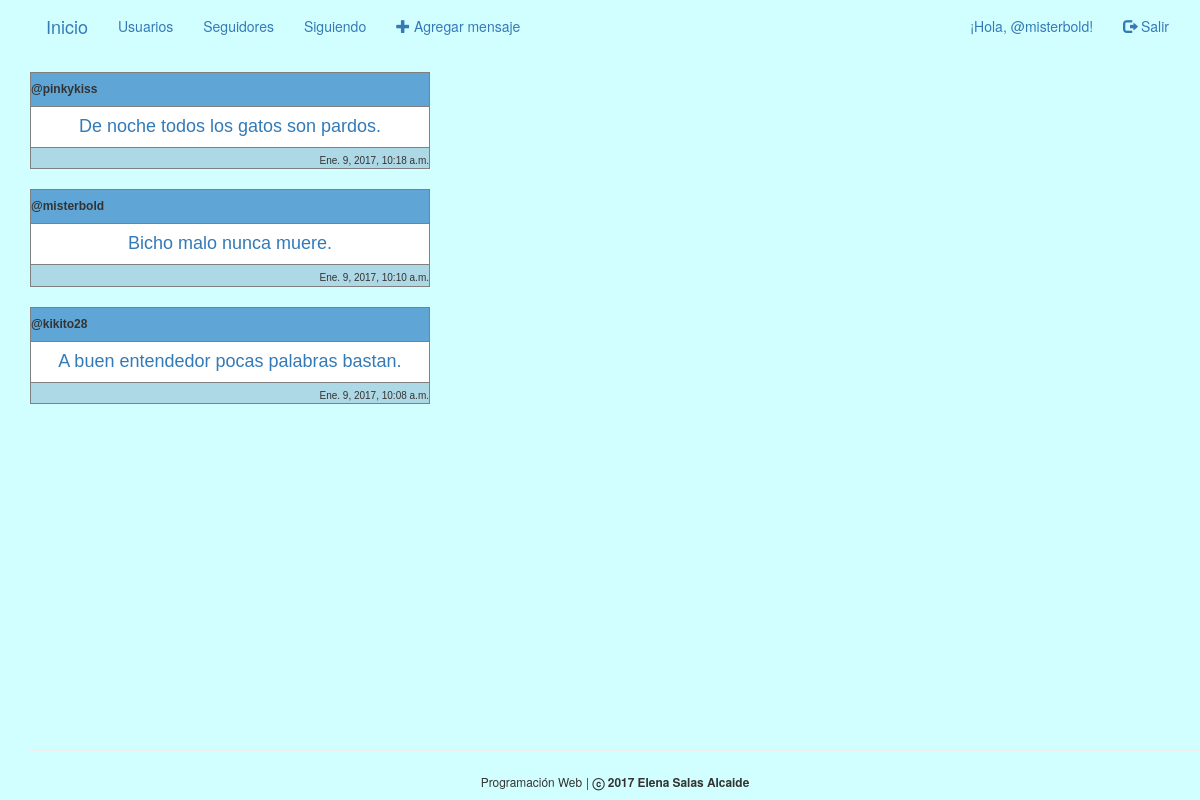
The page / (signed in) on the database its author committed.
### gestion/models.py (models this page shows, shortened)
class Follow(models.Model):
    follower = models.ForeignKey(User, related_name="who_follows")
    followed = models.ForeignKey(User, related_name="who_is_followed")
    follow_time = models.DateTimeField(auto_now=True)

class Message(models.Model):
    author = models.ForeignKey(User)
    text = models.CharField(max_length=140, default='')
    created_date = models.DateTimeField(default=timezone.now)
    published_date = models.DateTimeField(blank=True, null=True)

### gestion/views.py (the view)
# urls.py: url(r'^$', views.message_list, name='index'),
@login_required(login_url='login')
def message_list(request):
    messages = Message.objects.filter(published_date__lte=timezone.now()).order_by('-published_date')
    followed_users = Follow.objects.filter(follower=request.user)
    usuario = UserProfile.objects.get(user=request.user)
    return render(request, 'gestion/message_list.html', {'messages': messages, 'followed_users': followed_users, 'usuario': usuario})

### gestion/templates/gestion/message_list.html (shortened to what this page needs)
{% extends "gestion/base.html" %}
{% load staticfiles %}
{% block content %}
{% for m in messages %}
  {% if m.author == usuario.user %}
  <table width="400" cellspacing="1" cellpadding="3" border="1" bgcolor="#165480">
    <tr>
       <td bgcolor="#5FA6D7" align="left">
    <font size=1 face="verdana, arial, helvetica">
    <h6><b>@{{ m.author }}</b></h6>
    </font>
       </td>
    </tr>
    <tr>
        <td bgcolor="#ffffff" align="center">
       <font face="verdana, arial, helvetica" size=1>
         <h4><a href="{% url 'detalle_mensaje' pk=m.pk %}">{{ m.text }}</a></h4>
       </font>
       </td>
    </tr>
    <tr>
        <td bgcolor="#ADD8E6" align="right">
       <font face="verdana, arial, helvetica" size=1>
         {{ m.published_date }}
       </font>
       </td>
    </tr>
  </table>
  {% endif %}
  {% for f in followed_users%}
    {% if m.author == f.followed %}
    <table width="400" cellspacing="1" cellpadding="3" border="1" bgcolor="#165480">
      <tr>
         <td bgcolor="#5FA6D7" align="left">
      <font size=1 face="verdana, arial, helvetica">
          <h6><b>@{{ m.author }}</b></h6>
      </font>
         </td>
      </tr>
      <tr>
          <td bgcolor="#ffffff" align="center">
         <font face="verdana, arial, helvetica" size=1>
        <h4><a href="{% url 'detalle_mensaje' pk=m.pk %}">{{ m.text }}</a></h4>
      </font>
      </td>
   </tr>
   <tr>
       <td bgcolor="#ADD8E6" align="right">
      <font face="verdana, arial, helvetica" size=1>
        {{ m.published_date }}
      </font>
      </td>
   </tr>
 </table>
    {% endif %}
  {% endfor %}
{% endfor %}
{% endblock %}

### gestion/templates/gestion/base.html (shortened to what this page needs)
<!DOCTYPE html>
{% load staticfiles %}
<html lang="es">
    <head>
        <link rel="stylesheet" href="//maxcdn.bootstrapcdn.com/bootstrap/3.3.7/css/bootstrap.min.css">
        <link rel="stylesheet" href="//maxcdn.bootstrapcdn.com/bootstrap/3.3.7/css/bootstrap-theme.min.css">
        <link rel="stylesheet" href="{% static 'css/gestion.css' %}">
    </head>
    <body>
      <div class="wrapper">
      <nav class="navbar navbar navbar-fixed">
        <div class="allnav">
          <div class="navbar-header">
            <a class="navbar-brand" href="{% url 'index' %}">Inicio</a>
          </div>
          <div id="navbar" class="collapse navbar-collapse">
            <ul class="nav navbar-nav">
              {% if user.is_authenticated %}
              <li><a href="{% url 'lista_usuarios' %}">Usuarios</a></li>
              <li><a href="{% url 'ver_seguidores' %}">Seguidores</a></li>
              <li><a href="{% url 'ver_seguidos' %}">Siguiendo</a></li>
              <li><a href="{% url 'nuevo_mensaje' %}"><span class="glyphicon glyphicon-plus"></span> Agregar mensaje</a></li>
              {% endif %}
            </ul>
            <ul class="nav navbar-nav navbar-right">
                {% if user.is_authenticated %}
                  <li><a>¡Hola, @{{ user.username }}!</a></li>
                  <li><a href="{% url 'logout' %}"><span class="glyphicon glyphicon-log-out"></span> Salir</a></li>
                {% else %}
                  <li><a href="{% url 'nuevo_usuario' %}"><span class="glyphicon glyphicon-user"></span> Registrarse</a></li>
                  <li><a href="{% url 'login' %}"><span class="glyphicon glyphicon-log-in"></span> Iniciar Sesion</a></li>
                {% endif %}
            </ul>
          </div>
      </div>
      </nav>
      {% block content %}
      {% endblock content %}
      <div class="push"></div>
      </div>
      <footer class="site-footer">
          <hr>
          <p style="text-align: center;">
              <small>Programación Web</small>
              <small> | </small>
              <small><strong>ⓒ 2017 Elena Salas Alcaide</strong></small>
          </p>
      </footer>
    </body>
</html>

### gestion/static/css/gestion.css (style rules this page uses)
html, body { height: 100%; margin: 0; padding-left: 15px; background-color: #D1FFFF; }
.wrapper { min-height: 100%; margin-bottom: -70px; }
.footer, .push { height: 70px; }

### rows shown on the page
Message: author "pinkykiss", text "De noche todos los gatos son pardos.", published_date "Ene. 9, 2017, 10:18 a.m."
Message: author "misterbold", text "Bicho malo nunca muere.", published_date "Ene. 9, 2017, 10:10 a.m."
Message: author "kikito28", text "A buen entendedor pocas palabras bastan.", published_date "Ene. 9, 2017, 10:08 a.m."

### other values the page prints
{{ user.username }} "misterbold"
